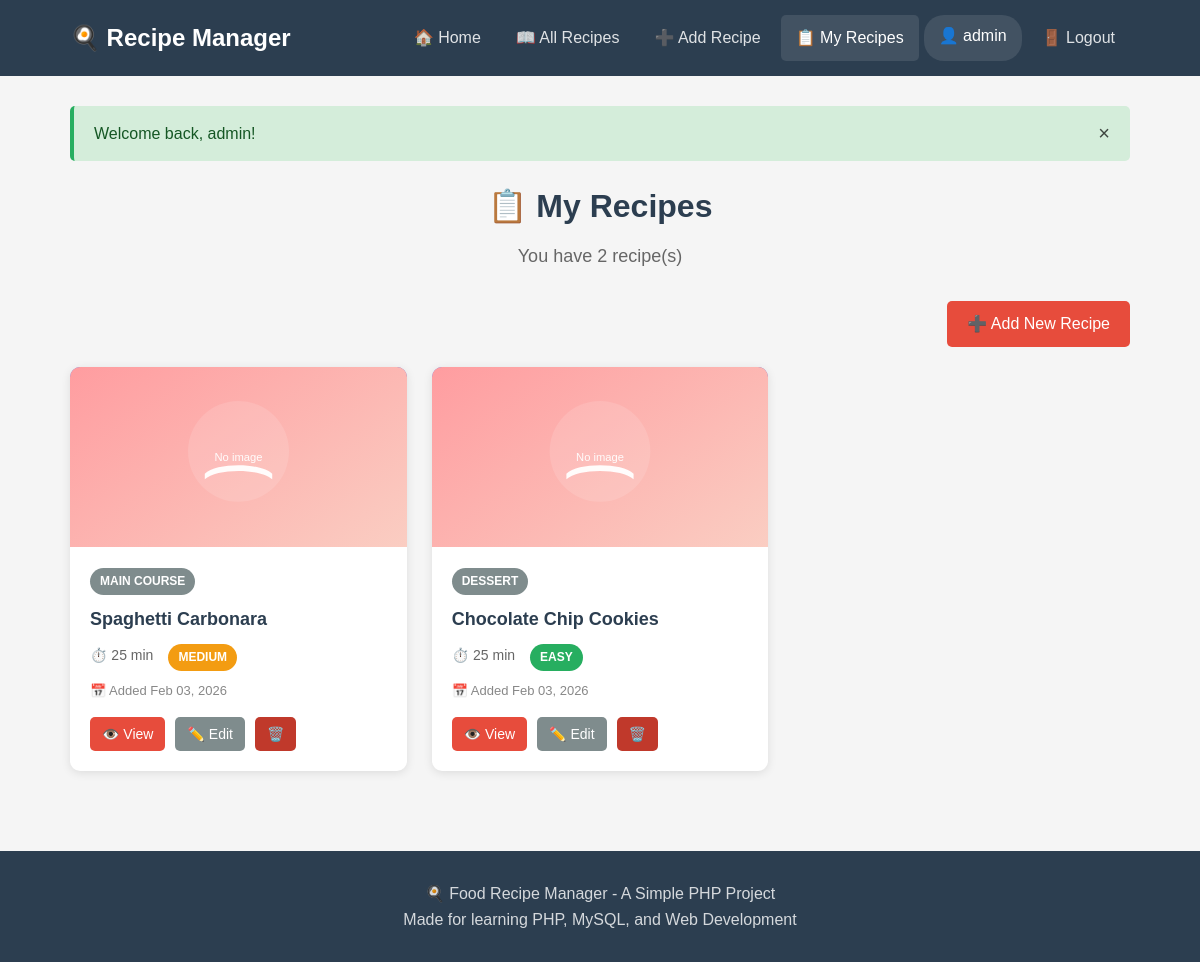
The app's page /public/my_recipes.php (signed in) with its own data.
### tables this page shows
CREATE TABLE IF NOT EXISTS users (
    id INT AUTO_INCREMENT PRIMARY KEY,
    username VARCHAR(50) NOT NULL UNIQUE,
    email VARCHAR(100) NOT NULL UNIQUE,
    password VARCHAR(255) NOT NULL,
    created_at TIMESTAMP DEFAULT CURRENT_TIMESTAMP
);

CREATE TABLE IF NOT EXISTS recipes (
    id INT AUTO_INCREMENT PRIMARY KEY,
    user_id INT NOT NULL,
    recipe_name VARCHAR(200) NOT NULL,
    description TEXT,
    ingredients TEXT NOT NULL,
    instructions TEXT NOT NULL,
    category VARCHAR(50) DEFAULT 'Other',
    cooking_time INT DEFAULT 30,
    servings INT DEFAULT 4,
    difficulty VARCHAR(20) DEFAULT 'Medium',
    image VARCHAR(255) DEFAULT NULL,
    created_at TIMESTAMP DEFAULT CURRENT_TIMESTAMP,
    FOREIGN KEY (user_id) REFERENCES users(id) ON DELETE CASCADE
);

### public/my_recipes.php (the view, shortened to what this page needs)
<?php
include '../includes/header.php';
$myRecipes = getUserRecipes($_SESSION['user_id']);
?>
<div class="page-title">
    <h1>📋 My Recipes</h1>
    <p>You have <?php echo count($myRecipes); ?> recipe(s)</p>
</div>
<div style="text-align: right; margin-bottom: 20px;">
    <a href="add_recipe.php" class="btn btn-primary">➕ Add New Recipe</a>
</div>
<?php if (empty($myRecipes)): ?>
    <div class="empty-state">
        <div class="icon">📖</div>
        <h3>No Recipes Yet</h3>
        <p>You haven't added any recipes yet. Start sharing your favorite recipes!</p>
        <a href="add_recipe.php" class="btn btn-primary">➕ Add Your First Recipe</a>
    </div>
<?php else: ?>
    <div class="recipe-grid">
        <?php foreach ($myRecipes as $recipe): ?>
            <div class="card">
                <div class="card-image">
                    <?php if ($recipe['image']): ?>
                        <img src="../uploads/<?php echo safe($recipe['image']); ?>" alt="Recipe Image">
                    <?php else: ?>
                        <img src="../assets/img/placeholder.svg" alt="No image available">
                    <?php endif; ?>
                </div>
                <div class="card-body">
                    <span class="badge badge-secondary" style="margin-bottom: 10px;">
                        <?php echo safe($recipe['category']); ?>
                    </span>
                    <h3 class="card-title">
                        <a href="view_recipe.php?id=<?php echo $recipe['id']; ?>">
                            <?php echo safe($recipe['recipe_name']); ?>
                        </a>
                    </h3>
                    <div class="recipe-meta">
                        <span>⏱️ <?php echo formatTime($recipe['cooking_time']); ?></span>
                        <span class="badge badge-<?php echo getDifficultyColor($recipe['difficulty']); ?>">
                            <?php echo safe($recipe['difficulty']); ?>
                        </span>
                    </div>
                    <div class="recipe-author">
                        📅 Added <?php echo date('M d, Y', strtotime($recipe['created_at'])); ?>
                    </div>
                    <div class="recipe-actions">
                        <a href="view_recipe.php?id=<?php echo $recipe['id']; ?>" class="btn btn-primary btn-small">
                            👁️ View
                        </a>
                        <a href="edit_recipe.php?id=<?php echo $recipe['id']; ?>" class="btn btn-secondary btn-small">
                            ✏️ Edit
                        </a>
                        <a href="delete_recipe.php?id=<?php echo $recipe['id']; ?>" class="btn btn-danger btn-small"
                            onclick="return confirm('Are you sure you want to delete this recipe?');">
                            🗑️
                        </a>
                    </div>
                </div>
            </div>
        <?php endforeach; ?>
    </div>
<?php endif; ?>
<?php include '../includes/footer.php'; ?>

### includes/header.php (shortened to what this page needs)
<?php
$currentUser = getCurrentUser();
$currentPage = basename($_SERVER['PHP_SELF']);
?>
<!DOCTYPE html>
<html lang="en">
<head>
    <link rel="stylesheet" href="../assets/css/style.css">
</head>
<body>
    <nav class="navbar">
        <div class="container">
            <a href="index.php" class="logo">🍳 Recipe Manager</a>
            <div class="nav-links">
                <a href="index.php" class="<?php echo $currentPage == 'index.php' ? 'active' : ''; ?>">
                    🏠 Home
                </a>
                <a href="recipes.php" class="<?php echo $currentPage == 'recipes.php' ? 'active' : ''; ?>">
                    📖 All Recipes
                </a>
                <?php if (isLoggedIn()): ?>
                    <a href="add_recipe.php" class="<?php echo $currentPage == 'add_recipe.php' ? 'active' : ''; ?>">
                        ➕ Add Recipe
                    </a>
                    <a href="my_recipes.php" class="<?php echo $currentPage == 'my_recipes.php' ? 'active' : ''; ?>">
                        📋 My Recipes
                    </a>
                    <span class="user-info">
                        👤 <?php echo safe($currentUser['username']); ?>
                    </span>
                    <a href="logout.php">🚪 Logout</a>
                <?php endif; ?>
            </div>
        </div>
    </nav>
    <main class="main-content">
        <div class="container">

### assets/css/style.css (style rules this page uses)
* { margin: 0; padding: 0; box-sizing: border-box; }
body { font-family: Arial, sans-serif; background-color: #f5f5f5; color: #333; line-height: 1.6; }
a { text-decoration: none; color: inherit; }
.container { max-width: 1100px; margin: 0 auto; padding: 0 20px; }
.navbar { background-color: #2c3e50; padding: 15px 0; position: sticky; top: 0; z-index: 100; }
.navbar .container { display: flex; justify-content: space-between; align-items: center; flex-wrap: wrap; gap: 15px; }
.logo { font-size: 24px; font-weight: bold; color: white; }
.nav-links { display: flex; gap: 5px; flex-wrap: wrap; }
.nav-links a { color: rgba(255, 255, 255, 0.85); padding: 10px 15px; border-radius: 5px; transition: background 0.3s; }
.nav-links a:hover, .nav-links a.active { background-color: rgba(255, 255, 255, 0.1); color: white; }
.user-info { color: white; padding: 8px 15px; background: rgba(255, 255, 255, 0.1); border-radius: 20px; }
.main-content { min-height: calc(100vh - 200px); padding: 30px 0; }
.btn { display: inline-block; padding: 10px 20px; border: none; border-radius: 5px; cursor: pointer; font-size: 16px; transition: transform 0.2s, opacity 0.2s; }
.btn-primary { background-color: #e74c3c; color: white; }
.btn-secondary { background-color: #7f8c8d; color: white; }
.btn-danger { background-color: #c0392b; color: white; }
.btn-small { padding: 6px 12px; font-size: 14px; }
.card { background: white; border-radius: 10px; box-shadow: 0 2px 10px rgba(0, 0, 0, 0.1); overflow: hidden; transition: transform 0.3s, box-shadow 0.3s; }
.card-image { height: 180px; background: linear-gradient(135deg, #667eea 0%, #764ba2 100%); display: flex; align-items: center; justify-content: center; color: white; font-size: 50px; }
.card-image img { width: 100%; height: 100%; object-fit: cover; }
.card-body { padding: 20px; }
.card-title { font-size: 18px; font-weight: bold; margin-bottom: 10px; color: #2c3e50; }
.badge { display: inline-block; padding: 4px 10px; font-size: 12px; font-weight: bold; border-radius: 20px; text-transform: uppercase; }
.badge-success { background-color: #27ae60; color: white; }
.badge-warning { background-color: #f39c12; color: white; }
.badge-secondary { background-color: #7f8c8d; color: white; }
.recipe-grid { display: grid; grid-template-columns: repeat(auto-fill, minmax(300px, 1fr)); gap: 25px; }
.recipe-meta { display: flex; gap: 15px; margin: 10px 0; font-size: 14px; color: #666; }
.recipe-author { font-size: 13px; color: #888; margin-bottom: 15px; }
.recipe-actions { display: flex; gap: 10px; }
.page-title { text-align: center; margin-bottom: 30px; }
.page-title h1 { font-size: 32px; color: #2c3e50; margin-bottom: 10px; }
.page-title p { color: #666; font-size: 18px; }

### records on screen
users: username "admin"
recipes: category "MAIN COURSE", recipe_name "Spaghetti Carbonara", cooking_time "25 min", difficulty "MEDIUM", created_at "Feb 03, 2026"
recipes: category "DESSERT", recipe_name "Chocolate Chip Cookies", cooking_time "25 min", difficulty "EASY", created_at "Feb 03, 2026"

### other values on screen
safe($_SESSION['message']) "Welcome back, admin!"
count($myRecipes) "2"
